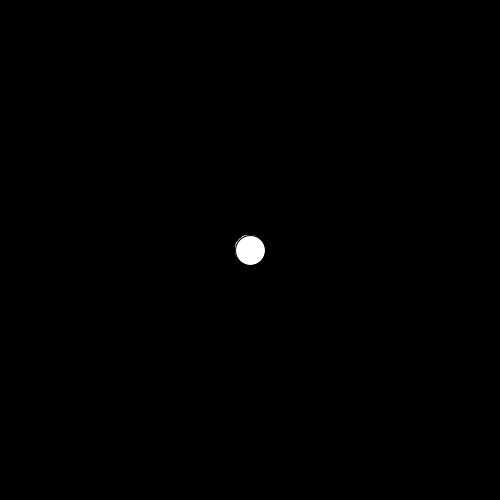
Frame 1 (no input)
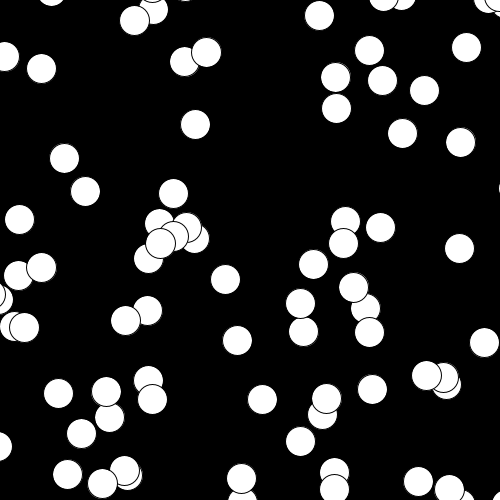
Frame 60 (the mouse pressed at the canvas centre just before this capture)
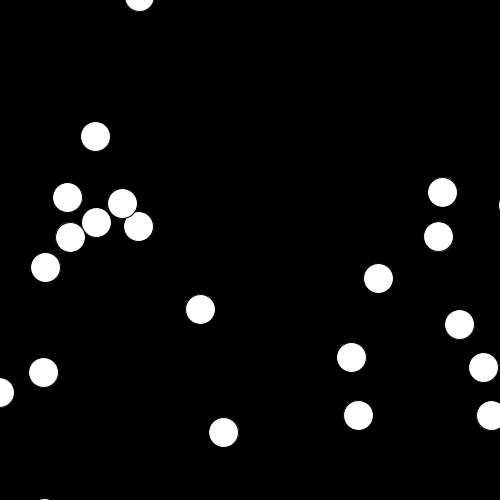
Frame 120 (the mouse held since frame 60 and released just before this capture)

The Processing sketch that drew these frames (run headless with seeded random() and noise(); from frame 60 on, the mouse is pressed at the canvas centre):

// Processing sketch: ex10_03
// ── ex10_03.pde
// 상하좌우로 분산하는 100개의 원

int num = 100;
float[] x = new float[num];
float[] y = new float[num];
float[] velocity_x = new float[num];
float[] velocity_y = new float[num];

void setup() {
  size(500, 500);
  for (int i = 0; i < num; i++) {
    x[i] = width / 2;
    y[i] = height / 2;
    velocity_x[i] = random(-5, 5);
    velocity_y[i] = random(-5, 5);
  }
}

void draw() {
  background(0);
  for (int i = 0; i < num; i++) {
    ellipse(x[i], y[i], 30, 30);
    x[i] += velocity_x[i];
    y[i] += velocity_y[i];
  }
}
